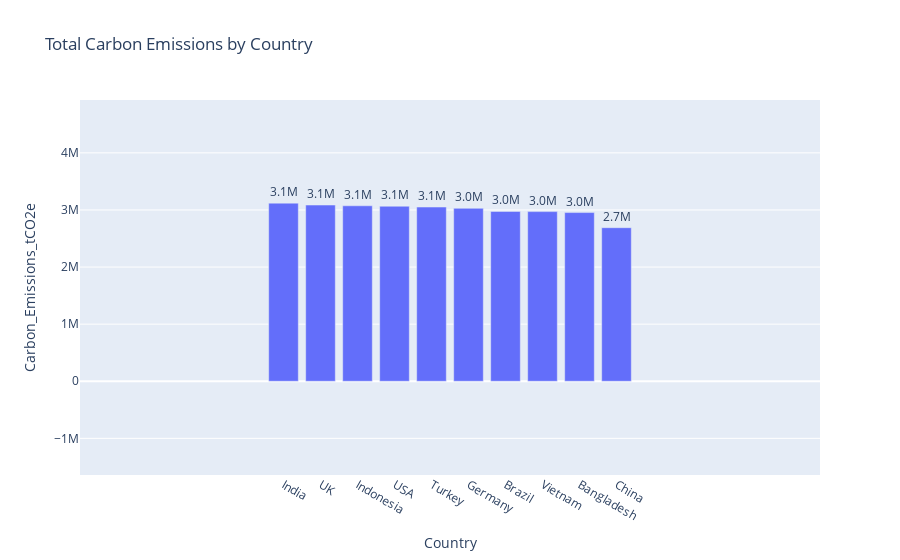

Source (notebook cell):
### Markdown cell above
# Carbon Emissions by Country

### Code cell
emissions_by_country = df.groupby('Country')['Carbon_Emissions_tCO2e'].sum().sort_values(ascending=False)

fig = px.bar(emissions_by_country.reset_index(), 
             x='Country', y='Carbon_Emissions_tCO2e',
             title='Total Carbon Emissions by Country',
             text='Carbon_Emissions_tCO2e')

fig.update_traces(texttemplate='%{text:.2s}', textposition='outside')
fig.update_layout(uniformtext_minsize=8, uniformtext_mode='hide')
fig.show()

### Figure 1 — Plotly figure (JSON) as saved in the notebook; plotly's stock layout.template omitted (floating-point values rounded to 4 significant figures)
{"data": [{"alignmentgroup": "True", "hovertemplate": "Country=%{x}<br>Carbon_Emissions_tCO2e=%{text}<extra></extra>", "legendgroup": "", "marker": {"color": "#636efa", "pattern": {"shape": ""}}, "name": "", "offsetgroup": "", "orientation": "v", "showlegend": false, "text": [3120000.0, 3086000.0, 3073000.0, 3065000.0, 3051000.0, 3029000.0, 2974000.0, 2971000.0, 2954000.0, 2689000.0], "textposition": "outside", "texttemplate": "%{text:.2s}", "type": "bar", "x": ["India", "UK", "Indonesia", "USA", "Turkey", "Germany", "Brazil", "Vietnam", "Bangladesh", "China"], "xaxis": "x", "y": [3120000.0, 3086000.0, 3073000.0, 3065000.0, 3051000.0, 3029000.0, 2974000.0, 2971000.0, 2954000.0, 2689000.0], "yaxis": "y"}], "layout": {"autosize": true, "barmode": "relative", "legend": {"tracegroupgap": 0}, "title": {"text": "Total Carbon Emissions by Country"}, "uniformtext": {"minsize": 8, "mode": "hide"}, "xaxis": {"anchor": "y", "autorange": false, "domain": [0, 1], "range": [-5.5, 14.5], "title": {"text": "Country"}, "type": "category"}, "yaxis": {"anchor": "x", "autorange": false, "domain": [0, 1], "range": [-1642000.0, 4926000.0], "title": {"text": "Carbon_Emissions_tCO2e"}, "type": "linear"}}}
